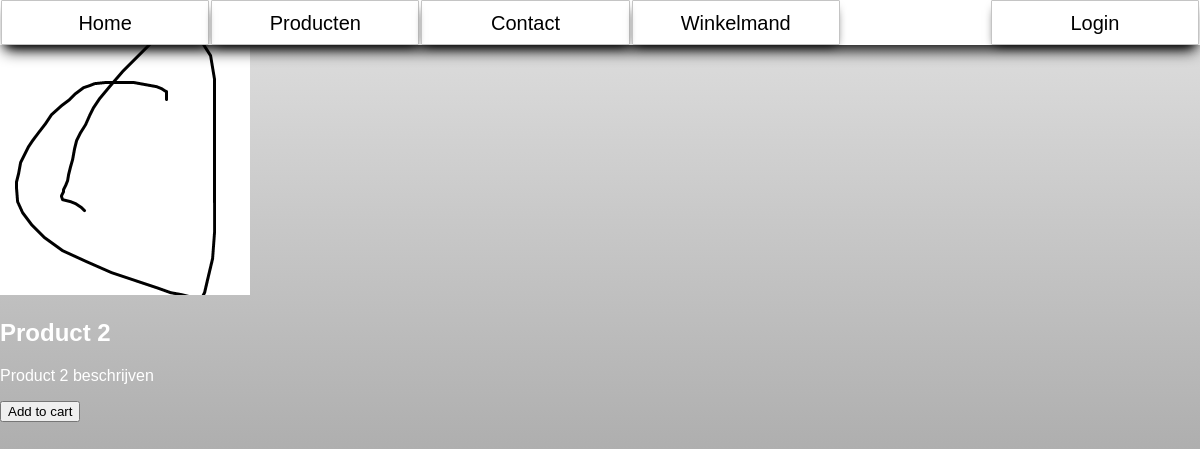
/product.php?id=2, run on the app's committed database.
### tables this page shows
CREATE TABLE `producten` (
  `id` int(11) NOT NULL,
  `naam` varchar(255) NOT NULL,
  `beschrijving` varchar(100) NOT NULL,
  `voorraad` int(11) NOT NULL,
  `EAN-Nummer` varchar(255) NOT NULL,
  `image` varchar(255) NOT NULL
);

### product.php (the view, shortened to what this page needs)
<!DOCTYPE html>
<html lang="en">
<head>
    <link rel="stylesheet" href="styles.css">
</head>
<body>
    <?php
    include 'navigation.php';
    if (isset($_GET['id'])) {
        require_once 'config.php';
        $sql = "SELECT * FROM producten WHERE id = :id";
        $stmt = $conn->prepare($sql);
        $stmt->bindParam(':id', $_GET['id']);
        $stmt->execute();
        if ($row = $stmt->fetch(PDO::FETCH_ASSOC)) {
            echo "<div class='product-details'>
                    <img src='path/to/image/{$row['image']}' alt='{$row['naam']}' />
                    <h2>{$row['naam']}</h2>
                    <p>{$row['beschrijving']}</p>
                    <button type='button' onclick='addToCart({$row['id']})'>Add to cart</button>
                  </div>";
        } else {
            echo "<p>Product not found.</p>";
        }
    } else {
        echo "<p>Invalid product ID.</p>";
    }
    ?>
</body>
</html>

### styles.css (style rules this page uses)
body { font-family: Arial, Helvetica, sans-serif; height: 100vh; background-image: linear-gradient(rgba(225, 225, 225), rgb(135, 135, 135)); overflow: hidden; }

### navigation.css (style rules this page uses)
body { color: white; padding: 0; margin: 0; }

### data on the page
producten: image (picture), naam "Product 2", beschrijving "Product 2 beschrijven"
